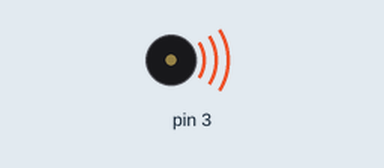
Recording of a sketch running on a simulated Arduino Uno, built with avr-gcc and run on an emulated ATmega328P. Shown: buzzer (waves = sounding).

Above: at 0.1 s.
Timing chart, 0 to 1.6 s (numbered marks = the images above):
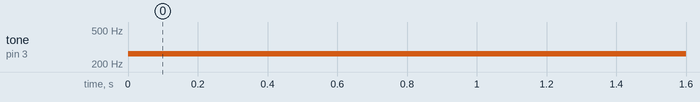

Measured:
- by itself, tone on pin 3: silent → 262 Hz at 0.00 s

The sketch:

mega168pa_tone.ino
```cpp
void setup() {
  // put your setup code here, to run once:

}
const uint8_t scale[] PROGMEM = {239,226,213,201,190,179,169,160,151,142,134,127};

void note (int n, int octave) {
  DDRD = DDRD | 1<<DDD3;                     // PD3 (Arduino D3) as output
  TCCR2A = 0<<COM2A0 | 1<<COM2B0 | 2<<WGM20; // Toggle OC2B on match
  int prescaler = 9 - (octave + n/12);
  if (prescaler<3 || prescaler>6) prescaler = 0;
  OCR2A = pgm_read_byte(&scale[n % 12]) - 1;
  TCCR2B = 0<<WGM22 | prescaler<<CS20;
}
void loop() {
  note(0, 4);
  delay(1000);
  // put your main code here, to run repeatedly:

}
```
